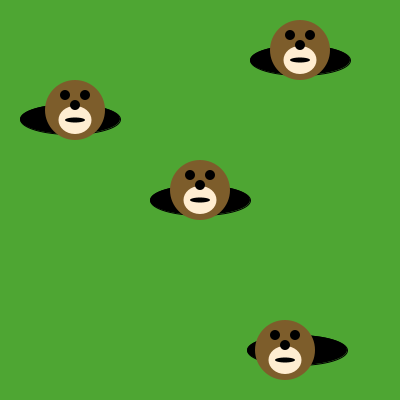
Frame 1 (no input)
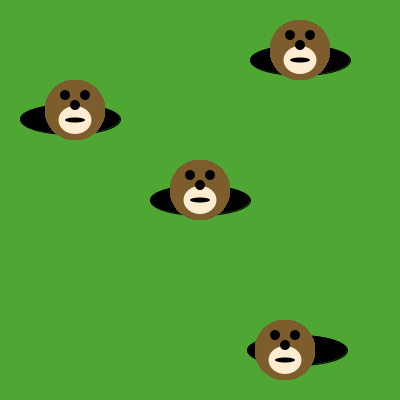
Frame 60 (the mouse pressed at the canvas centre just before this capture)
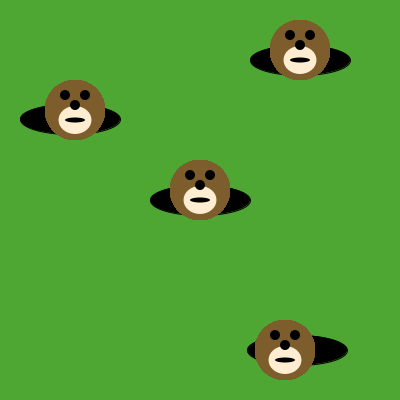
Frame 120 (the mouse held since frame 60 and released just before this capture)

The Processing sketch that drew these frames (run headless with seeded random() and noise(); from frame 60 on, the mouse is pressed at the canvas centre):

// Processing sketch: moles_in_holes
// ── moles_in_holes.pde
void draw() {

/* Use the method below to put moles in the holes. */
drawMole(300,50); 
drawMole(75,110);
drawMole(200,190);
drawMole(285,350);

}

void drawMole(int moleX, int moleY) {
     noStroke();
     fill(125, 93, 43);
     ellipse(moleX, moleY, 60, 60); // face
     fill(255, 237, 209);
     ellipse(moleX, moleY+10, 33, 28); 
     fill(0, 0, 0);
     ellipse(moleX-10, moleY-15, 10, 10); // eyes
     ellipse(moleX+10, moleY-15, 10, 10);
     ellipse(moleX, moleY-5, 10, 10); // nose
     ellipse(moleX, moleY+10, 20, 5); // mouth
}

void setup() {
     size(400, 400);
     background(78, 166, 51); // green grass
     fill(0, 0, 0);
     ellipse(200, 200, 100, 30); // holes!
     ellipse(70, 119, 100, 30);
     ellipse(300, 60, 100, 30);
     ellipse(297, 350, 100, 30);
}
